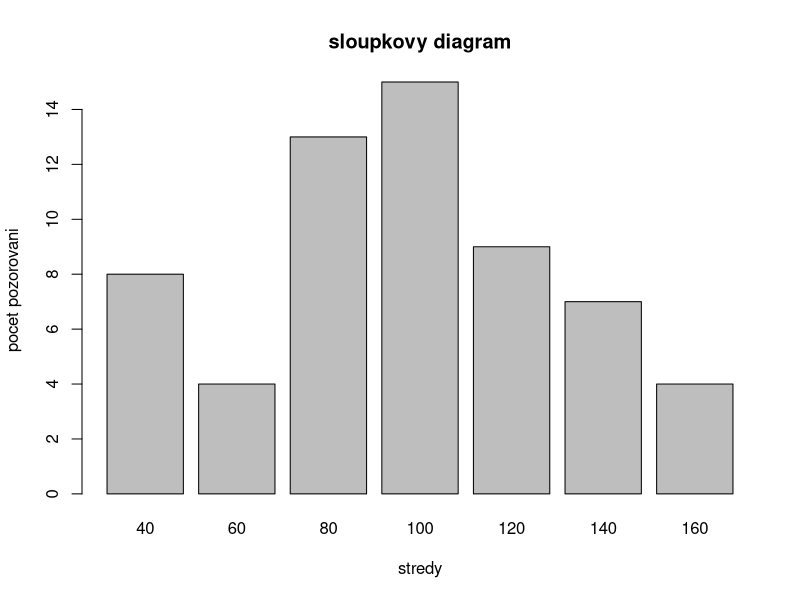
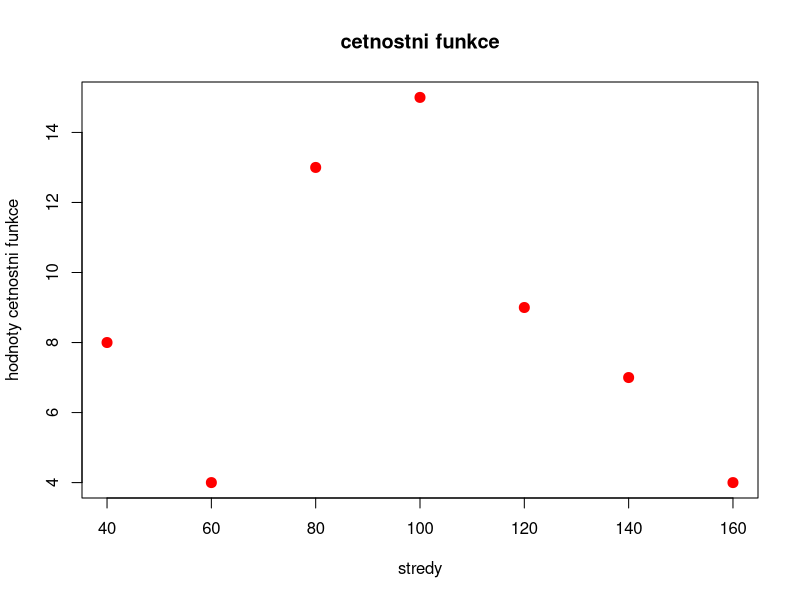
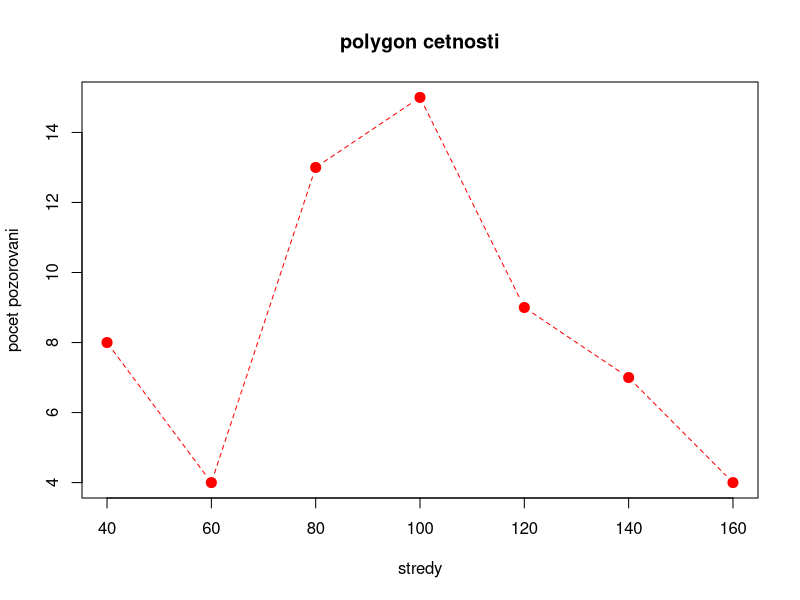
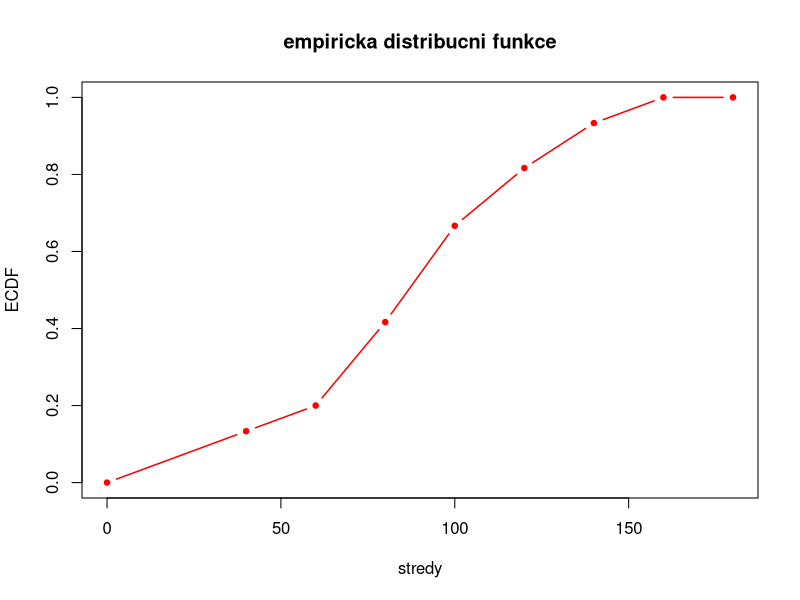
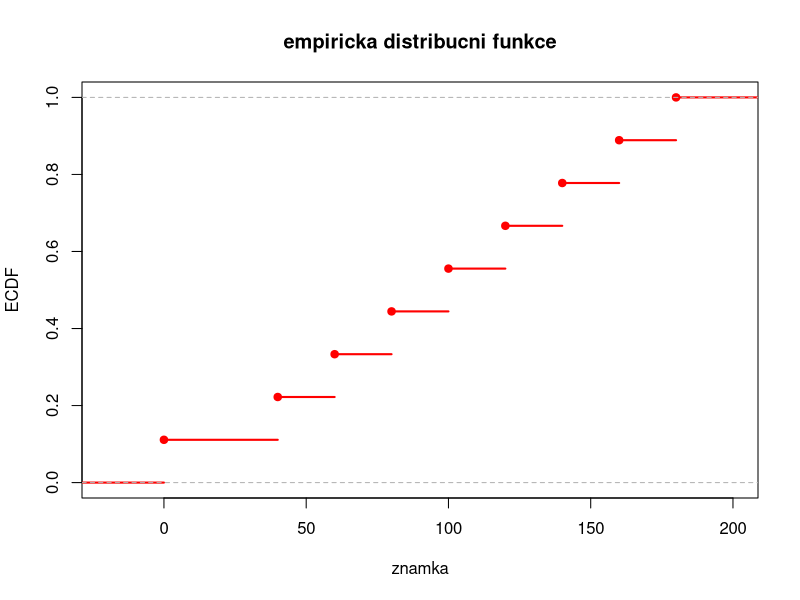
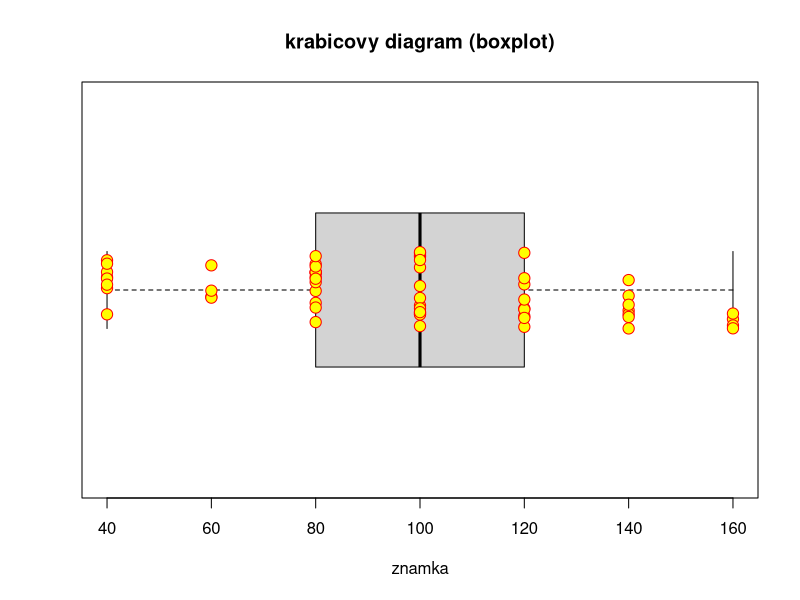

Recreate these plots in R, in order.
# Priklad 2

data <- read.csv (file = "../data/ocel.csv", header = TRUE, sep = ",", dec = ".")
data

#merania su intervaly, preto potrebujes stredy
stredy <- (data$mez.d + data$mez.h) / 2

# dlzka intervalov
d.j <- data$mez.h - data$mez.d

# pocet skupin
r <- nrow(data)

# cetnosti
n.j <- data$pocet

# pocet pozorovani
n <- sum(n.j)

# relativni cetnost
p.j <- n.j / n

# kumulativni cetnost
N.j <- cumsum (n.j)

# kumulativni relativni cetnosti
F.j <- N.j / n

# tabulka 
tabulka <- data.frame (data$mez.d, data$mez.h, stredy = stredy, n.j, p.j, N.j, F.j, d.j)
tabulka

# sloupkovy diagram
barplot (tabulka$n.j, names.arg = tabulka$stredy, xlab = "stredy", ylab = "pocet pozorovani", main = "sloupkovy diagram")

# graf cetnostni funkce
plot (tabulka$stredy, tabulka$n.j, type = "p", pch = 20, cex = 2, col = "red", xlab = "stredy", ylab = "hodnoty cetnostni funkce", main = "cetnostni funkce")

# polygon cetnosti
plot (tabulka$stredy, tabulka$n.j, type="b", pch = 20, xlab = "stredy", ylab = "pocet pozorovani", main = "polygon cetnosti", col = "red", cex = 2, lty = 2)

# graf empiricke distribucni funkce
plot (c(0, tabulka$stredy, max(tabulka$stredy)+20), c(0, tabulka$F.j, 1), type="b", xlab = "stredy", ylab = "ECDF", main="empiricka distribucni funkce", col = "red", pch = 20, lwd = 1.5)

#plot (c(0, tabulka$D[1], tabulka$H, max(X) + 500), c(0, 0, tabulka$F.j, 1), type = "b", xlab = "pocty zapujcek", ylab = "ECDF", main = "empiricka distribucni funkce", col = "red", pch = 20, lwd = 1.5)


X <- rep (tabulka$stredy, tabulka$n.j)

#toto az tak dobre nefunguje, resp. neda to taky vysledok ako v rieseniach
plot (ecdf (c(0, tabulka$stredy, max(tabulka$stredy)+20)), col = "red", lwd = 2, xlab = "znamka", ylab = "ECDF", main="empiricka distribucni funkce")

priemer <- mean(X)
priemer

rozptyl <- mean (X^2) - priemer^2
rozptyl

odchylka <- sqrt(rozptyl)
odchylka

X.sorted <- sort (X)

# pre kvantily musis usortit X
X.sorted <- sort (X)

# najdes si stvrtinu, polovinu, tristvrtinu 
c.25 <- 0.25 * n
c.50 <- 0.50 * n
c.75 <- 0.75 * n

# aby si dostal dobru hodnotu spriemerujes dve susedne hodnoty
q25 <- (X.sorted[c.25] + X.sorted[c.25 + 1]) / 2
q50 <- (X.sorted[c.50] + X.sorted[c.50 + 1]) / 2
q75 <- (X.sorted[c.75] + X.sorted[c.75 + 1]) / 2

c (q25, q50, q75)

# toto je kvantilova odchylka
q <- q75 - q25
q

boxplot (X, horizontal = TRUE, ylim = range (X), xlab = "znamka", main = "krabicovy diagram (boxplot)")
stripchart (X, vertical = FALSE, method = "jitter", pch = 21, col = "red", bg = "yellow", cex = 1.5, add = TRUE)













